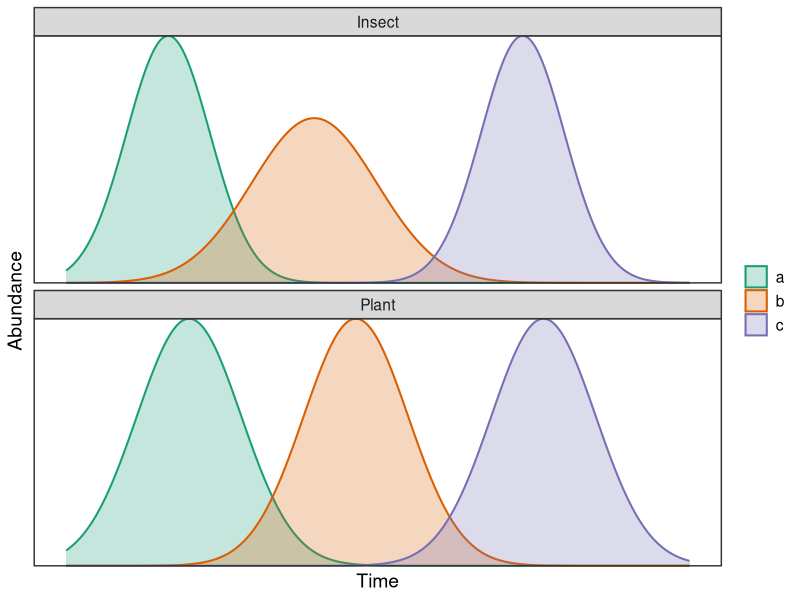

Write the R code that produced this figure.
library(ggplot2)

# Crear secuencia temporal
dias <- seq(1, 300, by = 1)

# Crear data frame para 3 polinizadores
pollinadores <- data.frame(
  dia = rep(dias, 3),
  densidad = 10 * c(
    dnorm(dias, mean=50,  sd=20),   
    dnorm(dias, mean=120, sd=30),   
    dnorm(dias, mean=220, sd=20)    
  ),
  especie = factor(rep(c("a", "b", "c"), each=length(dias))),
  tipo = "Insect"
)

# Crear data frame para 3 plantas
plantas <- data.frame(
  dia = rep(dias, 3),
  densidad = 10 * c(
    dnorm(dias, mean=60,  sd=25),   
    dnorm(dias, mean=140, sd=25),   
    dnorm(dias, mean=230, sd=25)    
  ),
  especie = factor(rep(c("a", "b", "c"), each=length(dias))),
  tipo = "Plant"
)

# Unir ambos data frames
fenologia <- rbind(pollinadores, plantas)

# Graficar con facet_wrap por tipo (plantas vs polinizadores), apilados verticalmente
ggplot(fenologia, aes(x=dia, y=densidad, fill=especie, color=especie)) +
  geom_area(alpha=0.25, size=0.7, position = "identity") +
  facet_wrap(~ tipo, scales = "free_y", ncol = 1) +
  theme_bw() +
  theme(
    text = element_text(size=14),
    legend.title = element_blank(),
    axis.line.x = element_blank(),
    panel.grid = element_blank(),
    axis.text = element_blank(),
    axis.ticks = element_blank()
  ) +
  xlab("Time") +
  ylab("Abundance") +
  scale_fill_brewer(palette = "Dark2") +
  scale_color_brewer(palette = "Dark2") +
  scale_y_continuous(expand = c(0, 0)) +
  coord_cartesian(clip = "off")
